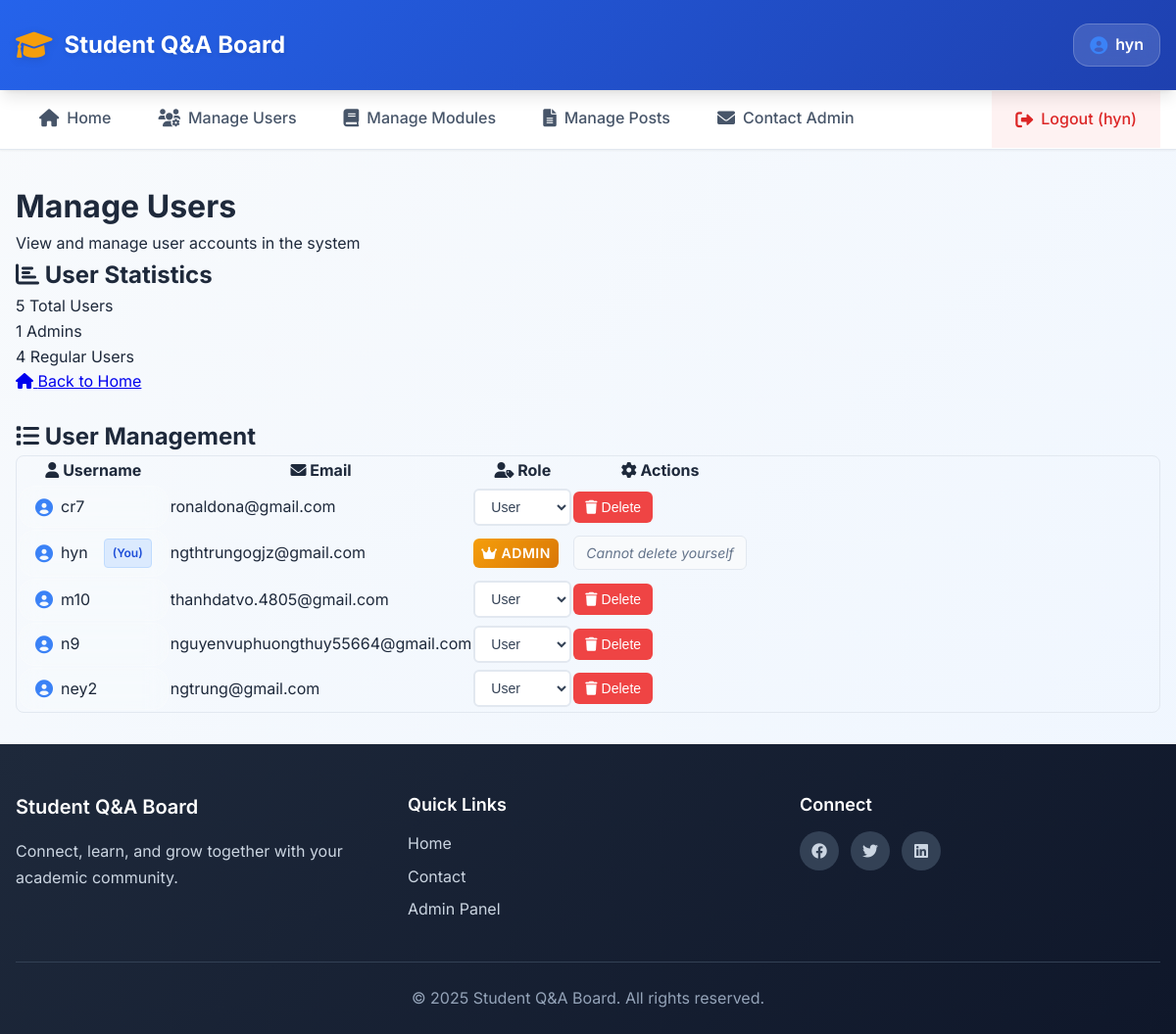
The page /admin/manageusers.php (signed in) on the database its author committed.
### tables this page shows
CREATE TABLE `users` (
  `id` int(11) NOT NULL,
  `username` varchar(255) DEFAULT NULL,
  `email` varchar(255) DEFAULT NULL,
  `password` varchar(255) NOT NULL,
  `hashed_password` varchar(255) DEFAULT NULL,
  `role` varchar(255) NOT NULL DEFAULT 'user'
);

### admin/manageusers.php (called while the page is built, shortened)
<?php
require_once '../includes/DatabaseConnection.php';
require_once '../includes/DatabaseFunction.php';
$users = getAllUsers($pdo);
include '../templates/manageusers.html.php';
include '../templates/layout.html.php';

### includes/DatabaseFunction.php (called while the page is built, shortened)
<?php
function getAllUsers(PDO $pdo) {
    return $pdo->query('SELECT * FROM users ORDER BY username')->fetchAll();
}

### templates/manageusers.html.php (the view, shortened to what this page needs)
<div class="admin-header">
  <h1>Manage Users</h1>
  <p>View and manage user accounts in the system</p>
</div>
<div class="admin-container">
  <div class="admin-grid">
    <div class="admin-card">
      <div class="admin-card-header">
        <h2 class="admin-card-title">
          <i class="fas fa-chart-bar"></i>
          User Statistics
        </h2>
      </div>
      <div class="admin-card-content">
        <div class="admin-stats">
          <div class="stat-item">
            <span class="stat-number"><?= count($users) ?></span>
            <span class="stat-label">Total Users</span>
          </div>
          <div class="stat-item">
            <span class="stat-number"><?= count(array_filter($users, fn($u) => $u['role'] === 'admin')) ?></span>
            <span class="stat-label">Admins</span>
          </div>
          <div class="stat-item">
            <span class="stat-number"><?= count(array_filter($users, fn($u) => $u['role'] === 'user')) ?></span>
            <span class="stat-label">Regular Users</span>
          </div>
        </div>
        <div class="admin-actions">
          <a href="../corephpfiles/community.php" class="admin-btn admin-btn-primary">
            <i class="fas fa-home"></i>
            Back to Home
          </a>
        </div>
      </div>
    </div>
  </div>
  <div class="admin-card" style="margin-top: var(--spacing-6);">
    <div class="admin-card-header">
      <h2 class="admin-card-title">
        <i class="fas fa-list"></i>
        User Management
      </h2>
    </div>
    <div class="admin-card-content">
      <?php if (empty($users)): ?>
        <div class="empty-state">
          <i class="fas fa-users-slash empty-icon"></i>
          <h3>No Users Found</h3>
          <p>No users have been added yet.</p>
        </div>
      <?php else: ?>
        <div class="table-container">
          <table class="data-table">
            <thead>
              <tr>
                <th><i class="fas fa-user"></i> Username</th>
                <th><i class="fas fa-envelope"></i> Email</th>
                <th><i class="fas fa-user-tag"></i> Role</th>
                <th><i class="fas fa-cog"></i> Actions</th>
              </tr>
            </thead>
            <tbody>
              <?php foreach ($users as $user): ?>
                <tr>
                  <td>
                    <div class="user-info">
                      <i class="fas fa-user-circle"></i>
                      <span><?= htmlspecialchars($user['username']) ?></span>
                      <?php if ($user['id'] == $_SESSION['user_id']): ?>
                        <span class="current-user-badge">(You)</span>
                      <?php endif; ?>
                    </div>
                  </td>
                  <td><?= htmlspecialchars($user['email']) ?></td>
                  <td>
                    <?php if ($user['id'] == $_SESSION['user_id']): ?>
                      <span class="role-badge role-<?= strtolower($user['role']) ?>">
                        <i class="fas fa-<?= $user['role'] === 'admin' ? 'crown' : 'user' ?>"></i>
                        <?= htmlspecialchars($user['role']) ?>
                      </span>
                    <?php else: ?>
                      <form action="" method="post" class="role-form" style="display: inline;">
                        <select name="new_role" onchange="this.form.submit()" class="role-select">
                          <option value="user" <?= $user['role'] === 'user' ? 'selected' : '' ?>>User</option>
                        </select>
                      </form>
                    <?php endif; ?>
                  </td>
                  <td>
                    <?php if ($user['id'] != $_SESSION['user_id']): ?>
                      <form action="" method="post" class="delete-form">
                        <button type="submit"
                                name="delete"
                                class="action-btn delete-btn"
                                onclick="return confirm('Are you sure you want to delete user <?= htmlspecialchars($user['username']) ?>?')">
                          <i class="fas fa-trash"></i>
                          Delete
                        </button>
                      </form>
                    <?php else: ?>
                      <span class="disabled-action">Cannot delete yourself</span>
                    <?php endif; ?>
                  </td>
                </tr>
              <?php endforeach; ?>
            </tbody>
          </table>
        </div>
      <?php endif; ?>
    </div>
  </div>
</div>

### css/style.css (style rules this page uses)
* { margin: 0; padding: 0; box-sizing: border-box; }
:root { --primary-50: #eff6ff; --primary-100: #dbeafe; --primary-200: #bfdbfe; --primary-300: #93c5fd; --primary-400: #60a5fa; --primary-500: #3b82f6; --primary-600: #2563eb; --primary-700: #1d4ed8; --primary-800: #1e40af; --primary-900: #1e3a8a; --secondary-50: #f8fafc; --secondary-100: #f1f5f9; --secondary-200: #e2e8f0; --secondary-300: #cbd5e1; --secondary-400: #94a3b8; --secondary-500: #64748b; --secondary-600: #475569; --secondary-700: #334155; --secondary-800: #1e293b; --secondary-900: #0f172a; --success-50: #f0fdf4; --success-100: #dcfce7; --success-500: #22c55e; --success-600: #16a34a; --error-50: #fef2f2; --error-100: #fee2e2; --error-500: #ef4444; --error-600: #dc2626; --warning-50: #fffbeb; --warning-100: #fef3c7; --warning-500: #f59e0b; --warning-600: #d97706; --font-family: 'Inter', -apple-system, BlinkMacSystemFont, 'Segoe UI', Roboto, sans-serif; --font-size-xs: 0.75rem; --font-size-sm: 0.875rem; --font-size-base: 1rem; --font-size-lg: 1.125rem; --font-size-xl: 1.25rem; --font-size-2xl: 1.5rem; --font-size-3xl: 1.875rem; --font-size-4xl: 2.25rem; --spacing-1: 0.25rem; --spacing-2: 0.5rem; --spacing-3: 0.75rem; --spacing-4: 1rem; --spacing-5: 1.25rem; --spacing-6: 1.5rem; --spacing-8: 2rem; --spacing-10: 2.5rem; --spacing-12: 3rem; --spacing-16: 4rem; --radius-sm: 0.25rem; --radius-md: 0.375rem; --radius-lg: 0.5rem; --radius-xl: 0.75rem; --radius-2xl: 1rem; --shadow-sm: 0 1px 2px 0 rgb(0 0 0 / 0.05); --shadow-md: 0 4px 6px -1px rgb(0 0 0 / 0.1), 0 2px 4px -2px rgb(0 0 0 / 0.1); --shadow-lg: 0 10px 15px -3px rgb(0 0 0 / 0.1), 0 4px 6px -4px rgb(0 0 0 / 0.1); --shadow-xl: 0 20px 25px -5px rgb(0 0 0 / 0.1), 0 8px 10px -6px rgb(0 0 0 / 0.1); --transition-fast: 150ms ease-in-out; --transition-normal: 250ms ease-in-out; --transition-slow: 350ms ease-in-out; }
body { font-family: var(--font-family); background: linear-gradient(135deg, var(--secondary-50) 0%, var(--primary-50) 100%); color: var(--secondary-800); font-size: var(--font-size-base); line-height: 1.6; min-height: 100vh; -webkit-font-smoothing: antialiased; -moz-osx-font-smoothing: grayscale; }
.user-info { display: flex; align-items: center; gap: var(--spacing-2); background: rgba(255, 255, 255, 0.15); padding: var(--spacing-2) var(--spacing-4); border-radius: var(--radius-2xl); backdrop-filter: blur(10px); border: 1px solid rgba(255, 255, 255, 0.2); transition: all var(--transition-normal); }
.user-info i { font-size: var(--font-size-xl); color: var(--warning-500); }
.action-btn { display: inline-flex; align-items: center; gap: var(--spacing-1); padding: var(--spacing-2) var(--spacing-3); border: none; border-radius: var(--radius-md); font-size: var(--font-size-sm); font-weight: 500; text-decoration: none; cursor: pointer; transition: all var(--transition-normal); }
.delete-btn { background-color: var(--error-500); color: white; }
.delete-form { display: inline; }
.role-badge { display: inline-flex; align-items: center; gap: var(--spacing-1); padding: var(--spacing-1) var(--spacing-2); border-radius: var(--radius-md); font-size: var(--font-size-sm); font-weight: 600; text-transform: uppercase; letter-spacing: 0.5px; }
.role-admin { background: linear-gradient(135deg, var(--warning-500) 0%, var(--warning-600) 100%); color: white; }
.table-container { overflow-x: auto; border-radius: var(--radius-lg); border: 1px solid var(--secondary-200); }
.user-info { display: flex; align-items: center; gap: var(--spacing-2); }
.user-info i { color: var(--primary-500); font-size: var(--font-size-lg); }
.role-select { padding: var(--spacing-2) var(--spacing-3); border: 2px solid var(--secondary-200); border-radius: var(--radius-md); font-size: var(--font-size-sm); font-weight: 500; background: white; color: var(--secondary-700); cursor: pointer; transition: all var(--transition-normal); min-width: 100px; }
.role-form { margin: 0; }
.current-user-badge { background: var(--primary-100); color: var(--primary-700); padding: var(--spacing-1) var(--spacing-2); border-radius: var(--radius-sm); font-size: var(--font-size-xs); font-weight: 600; margin-left: var(--spacing-2); border: 1px solid var(--primary-200); }
.disabled-action { color: var(--secondary-500); font-size: var(--font-size-sm); font-style: italic; padding: var(--spacing-2) var(--spacing-3); background: var(--secondary-50); border-radius: var(--radius-md); border: 1px solid var(--secondary-200); }

### rows shown on the page
users: username "cr7", email "ronaldona@gmail.com", new_role "User"
users: username "hyn", shows "(You)", email "ngthtrungogjz@gmail.com", role "ADMIN", shows "Cannot delete yourself"
users: username "m10", email "thanhdatvo.4805@gmail.com", new_role "User"
users: username "n9", email "nguyenvuphuongthuy55664@gmail.com", new_role "User"
users: username "ney2", email "ngtrung@gmail.com", new_role "User"

### other values the page prints
$_SESSION['username'] "hyn"
count($users) "5"
count(array_filter($users, fn($u) => $u['role'] === 'admin')) "1"
count(array_filter($users, fn($u) => $u['role'] === 'user')) "4"
